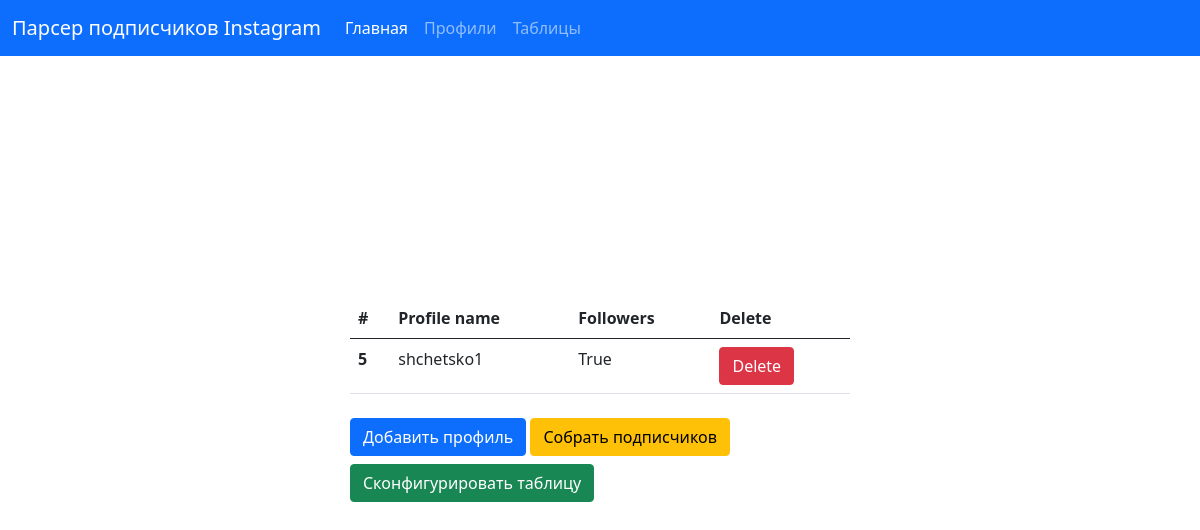
Page /list on the earlier database version.
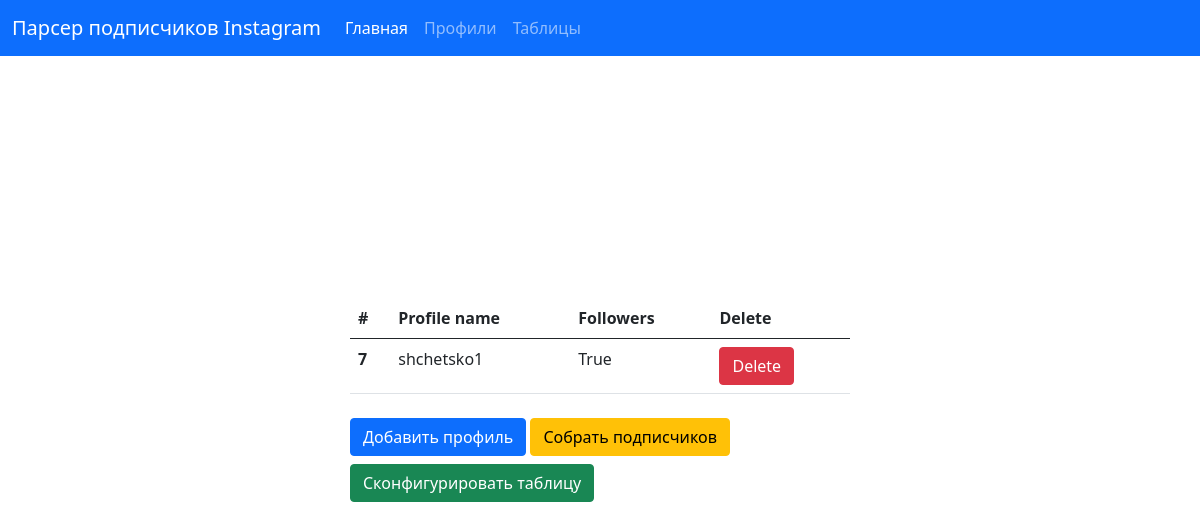
Same page on the later database version.
### followers/models.py (models this page shows, shortened)
class Profile (models.Model):
    name = models.CharField(max_length=100 , verbose_name='Имя профиля')
    download = models.BooleanField(null=False, default=False)

### followers/views.py (the view)
# urls.py: path('list',views.ProfileList.as_view(),name = 'list'),
class ProfileList (ListView):
    model = Profile
    template_name = 'list.html'

### templates/list.html (shortened to what this page needs)
{% extends 'base.html' %}
{% block content %}
<div class="container">
    <form method="get" action="" class="col-sm-5 position-absolute top-50 start-50 translate-middle">
        <table class="table">
            <thead>
            <tr>
              <th scope="col">#</th>
              <th scope="col">Profile name</th>
              <th scope="col">Followers</th>
              <th scope="col">Delete</th>
            </tr>
            </thead>
            <tbody>
            {% for profile in object_list %}
                <tr>
                  <th scope="row">{{ profile.pk }}</th>
                  <td>{{ profile.name }}</td>
                  <td>{{ profile.download }}</td>
                  <td><a type="button" class="btn btn-danger" href="{% url 'delete' profile.pk %}">Delete</a></td>
                </tr>
            {% endfor %}
            </tbody>
        </table>
        <a href="{% url 'home' %}" class="btn btn-primary mt-2">Добавить профиль</a>
        <a href="{% url 'save' %}" class="btn btn-warning mt-2">Собрать подписчиков</a>
        <a href="{% url 'download' %}" class="btn btn-success mt-2">Сконфигурировать таблицу</a>
    </form>
</div>
{% endblock %}

Differences in the rows shown:
removed Profile: pk "5", name "shchetsko1", download "True"
added Profile: pk "7", name "shchetsko1", download "True"
